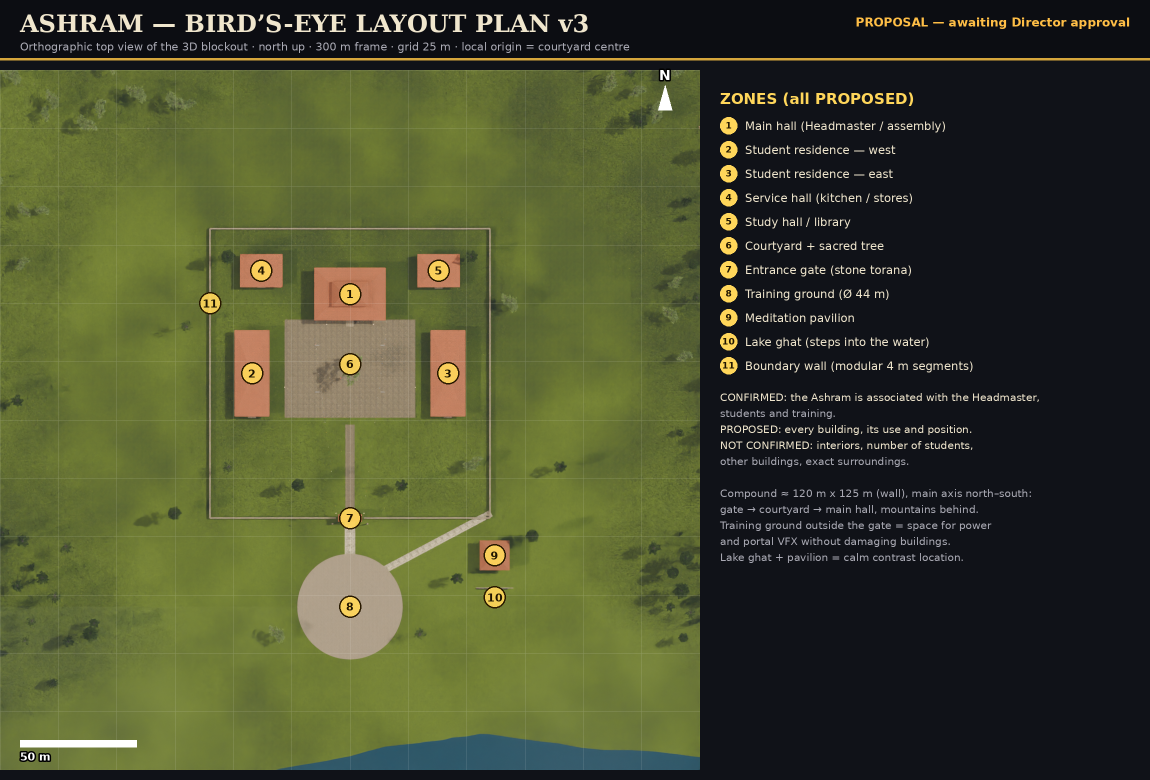
#> input picture 02_world/ashram/00_REFERENCE/ASHRAM_layout_plan_v3.png, 2300 x 1560 px (shown at 1/2 size)
$ python t6_ashram_landscape_sheet.py
#> lines starting #> are read from the running program, lines starting #| are printed output that depends on the picture
"""Decision Sheet 01 §4 · Ashram landscaping overlay on the approved-for-review layout plan v3 (local origin = courtyard centre,
north up, 4.67 px / m in the 2300 px plan). Draws: landmark Peepal (canopy + trunk) on its stone sitting platform in the courtyard,
the Ashram garden (only place for Tulsi + Marigold), grass / grove zones. Output: 02_world/ashram/00_REFERENCE/ASHRAM_landscaping_plan_v1.png"""
import os
from PIL import Image, ImageDraw, ImageFont
R = os.path.abspath(os.path.join(os.path.dirname(__file__), '..', '..', '..', '02_world', 'ashram', '00_REFERENCE'))
im = Image.open(os.path.join(R, 'ASHRAM_layout_plan_v3.png')).convert('RGBA')
OX, OY, PPM = 699, 736, 4.67
P = lambda x, y: (OX + x * PPM, OY - y * PPM)
F = lambda n, b=False: ImageFont.truetype('/usr/share/fonts/truetype/dejavu/' + ('DejaVuSans-Bold.ttf' if b else 'DejaVuSans.ttf'), n)
ov = Image.new('RGBA', im.size, (0, 0, 0, 0)); d = ImageDraw.Draw(ov)
#> after `ov = Image.new('RGBA', im.size, (0, 0, 0, 0))`: ov: PIL image 2300x1560 RGBA; every value is 0
def rect(x0, y0, x1, y1, fill, outline, w=3):
    a, b = P(x0, y1), P(x1, y0); d.rectangle([a[0], a[1], b[0], b[1]], fill=fill, outline=outline, width=w)
def circ(x, y, r, fill, outline, w=3):
    a, b = P(x - r, y + r), P(x + r, y - r); d.ellipse([a[0], a[1], b[0], b[1]], fill=fill, outline=outline, width=w)
# Peepal: canopy Ø ≈ 28–34 m (library hero 28.3 × 33.7 m) centred on the courtyard; trunk Ø 3 m; stone platform (chabutra) 9 × 9 m
circ(0, 0, 15.5, (60, 140, 50, 70), (40, 110, 40, 255), 4)
rect(-4.5, -4.5, 4.5, 4.5, (205, 190, 160, 230), (120, 100, 70, 255), 3)
circ(0, 0, 1.5, (90, 70, 50, 255), (60, 40, 30, 255), 2)
# garden: two beds flanking the gate path, south lawn (x ±6..±28, y −30..−52); Tulsi = raised planters on the path side
for sx in (-1, 1):
    x0, x1 = (6, 28) if sx > 0 else (-28, -6)
    rect(x0, -52, x1, -30, (120, 170, 70, 150), (240, 200, 60, 255), 4)
    for k in range(5):                                         # marigold rows (orange)
        yy = -33 - k * 4.2; a, b = P(min(x0, x1) + 2, yy), P(max(x0, x1) - 6, yy)
        d.line([a, b], fill=(240, 138, 18, 255), width=7)
    for k in range(3):                                         # tulsi planters (raised, 1.2 m)
        cx = 8.5 * sx; cy = -34 - k * 7.5
        a, b = P(cx - .8, cy + .8), P(cx + .8, cy - .8); d.rectangle([a[0] - 3, a[1] - 3, b[0] + 3, b[1] + 3], fill=(62, 106, 44, 255), outline=(250, 250, 240, 255), width=2)
im = Image.alpha_composite(im, ov); d = ImageDraw.Draw(im)
def tag(x, y, t, dx=0, dy=0):
    a = P(x, y); d.rounded_rectangle([a[0] + dx - 6, a[1] + dy - 4, a[0] + dx + d.textlength(t, font=F(19, True)) + 6, a[1] + dy + 26], 6, fill=(20, 20, 20, 220))
    d.text((a[0] + dx, a[1] + dy), t, fill=(255, 230, 120), font=F(19, True))
tag(16, 12, 'A  landmark Peepal + stone sitting platform', 0, 0)
tag(-22, -54, 'B  Ashram garden (2 beds)', 0, 4)
# legend panel (right side of the plan, under the zone list)
x0, y0 = 1440, 1180
d.rectangle([x0 - 20, y0 - 20, 2280, 1545], fill=(17, 18, 22, 255))
d.text((x0, y0), 'LANDSCAPING — Decision Sheet 01 (APPROVED)', fill=(255, 210, 90), font=F(26, True))
L = ['A  ONE landmark Peepal (Ficus religiosa) at the courtyard centre (= "sacred tree"',
     '    of zone 6), canopy Ø ≈ 30 m, H ≈ 24 m; stone sitting platform 9 × 9 m, 0.6 m high',
     'B  Ashram garden = the ONLY place for Tulsi (raised planters) + Marigold (beds)',
     '    two beds 22 × 22 m flanking the gate path — position PROPOSED',
     'green circle = Peepal canopy · orange = marigold rows · dark squares = tulsi planters']
for i, t in enumerate(L):
    d.text((x0, y0 + 44 + i * 32), t, fill=(230, 230, 225), font=F(18))
out = os.path.join(R, 'ASHRAM_landscaping_plan_v1.png'); im.convert('RGB').save(out, optimize=True); print('SAVED', out)
#> after `out = os.path.join(R, 'ASHRAM_landscaping_plan_v1.png')`:
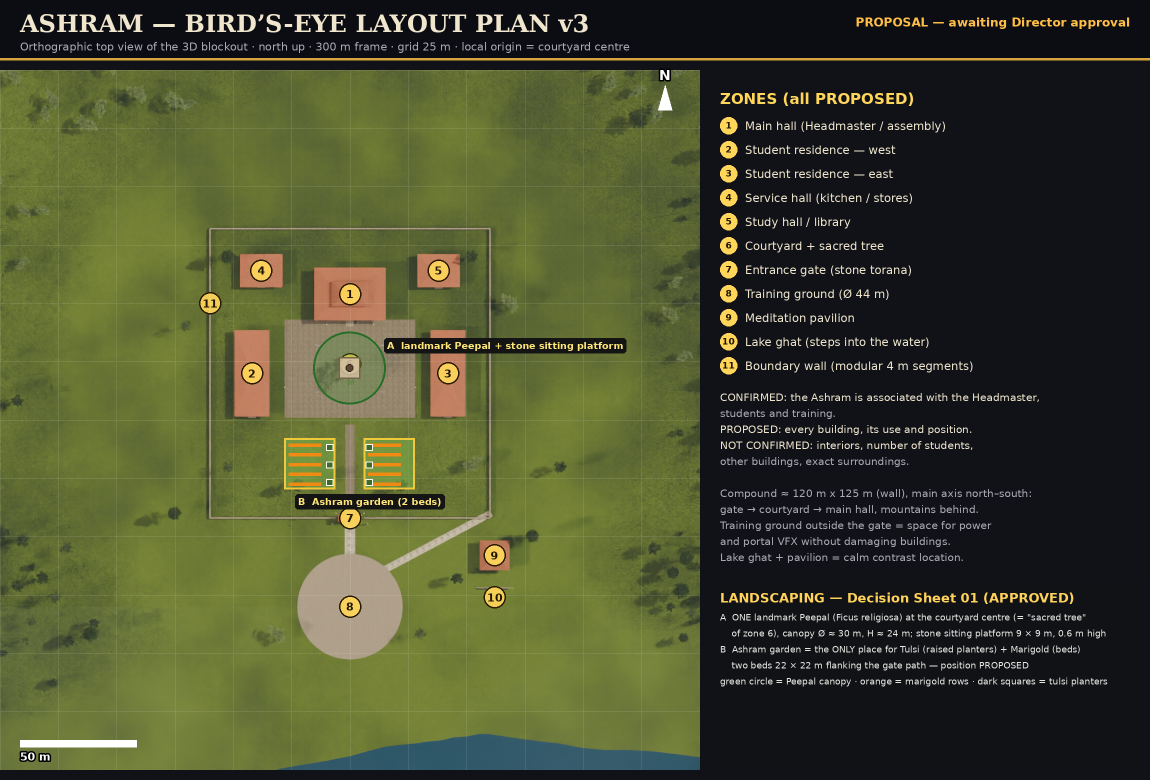
#> saved as ASHRAM_landscaping_plan_v1.png: PIL image 2300x1560 RGB (shown at 1/2 size); mean R, G, B 71.5, 76.4, 46.2

$ run again, with 02_world/ashram/00_REFERENCE/ASHRAM_materials_sheet_v3.png copied over 02_world/ashram/00_REFERENCE/ASHRAM_layout_plan_v3.png
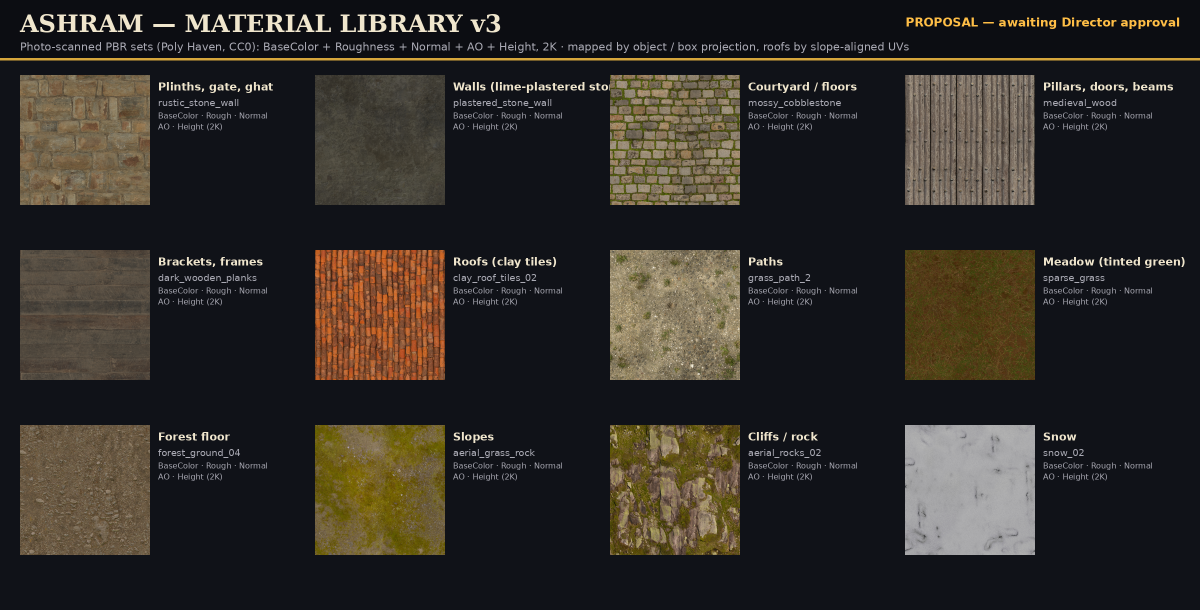
#> input picture 02_world/ashram/00_REFERENCE/ASHRAM_materials_sheet_v3.png, 2400 x 1220 px (shown at 1/2 size)
#> ov: PIL image 2400x1220 RGBA; every value is 0
#> `out = os.path.join(R, 'ASHRAM_landscaping_plan_v1.png')`:
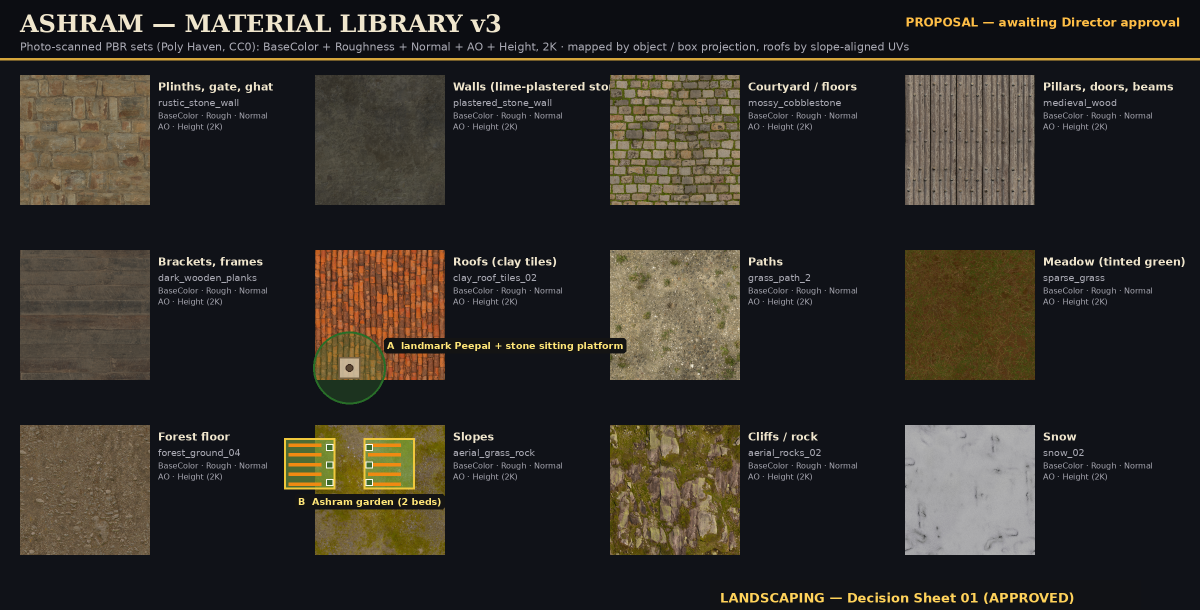
#> saved as ASHRAM_landscaping_plan_v1.png: PIL image 2400x1220 RGB (shown at 1/2 size); mean R, G, B 48.2, 44.8, 40.2
